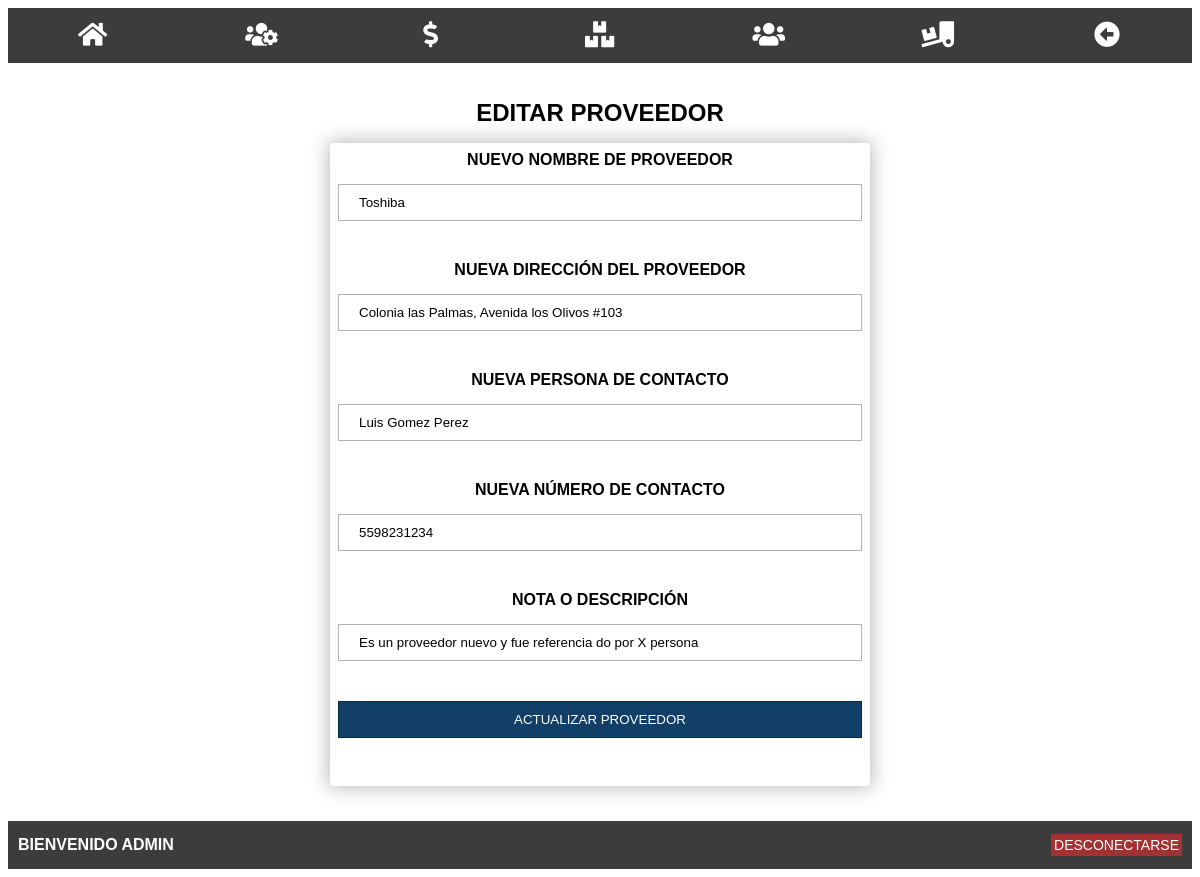
The page /home/providers/edit.php?id=1 (signed in) on the database its author committed.
### tables this page shows
CREATE TABLE `providers` (
  `id` int(11) NOT NULL,
  `name` varchar(48) NOT NULL,
  `address` varchar(128) NOT NULL,
  `contact_person` varchar(128) NOT NULL,
  `phone` varchar(14) NOT NULL,
  `note` varchar(255) DEFAULT NULL,
  `create_at` timestamp NOT NULL DEFAULT CURRENT_TIMESTAMP
);

### home/providers/edit.php (the view, shortened to what this page needs)
<?php
    require('../../includes/connection.php');
    if(isset($_GET['id'])){
        $id = $_GET['id'];
        $query = "SELECT * FROM providers WHERE id = $id";
        $result = mysqli_query($connection, $query);
        if(mysqli_num_rows($result) == 1) {
            $row = mysqli_fetch_array($result);
            $name = $row['name'];
            $address = $row['address'];
            $contact_person = $row['contact_person'];
            $phone = $row['phone'];
            $note = $row['note'];
        }
    }
?>
<?php require('../../partials/header.php'); ?>
    <div class="box">
        <h1 class="title">Editar proveedor</h1>
        <form action="edit.php?id=<?php echo $_GET['id']; ?>" method="post" class="form">
            <label for="name" class="form-label">Nuevo Nombre de Proveedor</label>
            <input type="text" name="name" id="name" placeholder="Nombre" class="form-input" value="<?php echo $name ?>">
            <label for="address" class="form-label">Nueva dirección del Proveedor</label>
            <input type="text" name="address" id="address" placeholder="Dirección" class="form-input" value="<?php echo $address ?>">
            <label for="contact_person" class="form-label">Nueva persona de Contacto</label>
            <input type="text" name="contact_person" id="contact_person" placeholder="Persona de Contacto" class="form-input" value="<?php echo $contact_person ?>">
            <label for="phone" class="form-label">Nueva número de Contacto</label>
            <input type="text" name="phone" id="phone" placeholder="Número" class="form-input" value="<?php echo $phone ?>">
            <label for="note" class="form-label">Nota o Descripción</label>
            <input type="text" name="note" id="note" placeholder="Nota" class="form-input" value="<?php echo $note ?>">
            <input type="submit" name="update" value="Actualizar Proveedor" class="form-submit">
        </form>
    </div>
<?php require('../../partials/footer.php'); ?>

### css/style.css (style rules this page uses)
body { font-family: 'Lucida Sans', 'Lucida Sans Regular', 'Lucida Grande', 'Lucida Sans Unicode', Geneva, Verdana, sans-serif; }
.box { width: 90%; max-width: 540px; margin: auto; padding: 20px; margin-bottom: 15px; }
.title { text-align: center; font-size: 24px; text-transform: uppercase; }
.form { padding: 8px; box-shadow: 0 0 20px 1px rgba(0, 0, 0, 0.3); box-sizing: border-box; border-radius: 4px; position: relative; }
.form .form-input, .form .form-label, .form .form-submit { display: block; width: 100%; border: 1px solid rgba(0, 0, 0, 0.3); margin-bottom: 40px; box-sizing: border-box; }
.form .form-input { padding: 10px 20px; }
.form .form-label { border: none; text-align: center; text-transform: uppercase; font-weight: bold; margin-bottom: 15px; }
.form .form-submit { padding: 10px; background-color: #113f67; cursor: pointer; color: #FFFFFF; border: 1px solid #022c43; text-transform: uppercase; }

### rows shown on the page
providers: name "Toshiba", address "Colonia las Palmas, Avenida los Olivos #103", contact_person "Luis Gomez Perez", phone "5598231234", note "Es un proveedor nuevo y fue referencia do por X persona"

### other values the page prints
$_SESSION['user_name'] "ADMIN"
